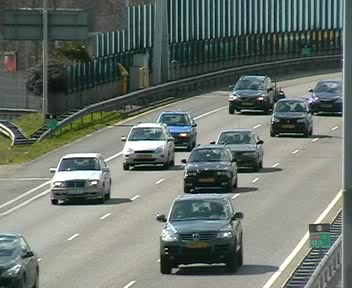
%> input picture Image1.bmp, 352 x 288 px
$ octave main.m   (GNU Octave 9; MATLAB toolbox functions it lacks are replaced by stand-ins)
%> lines starting %> are read from the running program, lines starting %| are printed output that depends on the picture
### Compress.m
% Image compression funtion
function  comp_image = Compress(orig_image)

% 将四个不同的图像抽取出来
image1 = orig_image(:,:,:,1);
image2 = orig_image(:,:,:,2);
image3 = orig_image(:,:,:,3);
image4 = orig_image(:,:,:,4);

% 分别对四个图像进行压缩
image1 = SingleCom(image1);
image2 = SingleCom(image2);
image3 = SingleCom(image3);
image4 = SingleCom(image4);

save_image = [];

% 将四个图像进行连接，并用10002进行区分
save_image = cat(1, save_image, image1);
save_image = cat(1, save_image, 10002);
save_image = cat(1, save_image, image2);
save_image = cat(1, save_image, 10002);
save_image = cat(1, save_image, image3);
save_image = cat(1, save_image, 10002);
save_image = cat(1, save_image, image4);
save_image = cat(1, save_image, 10002);

comp_image = save_image;

### SingleCom.m
function  comp_image = Compress(orig_image)
RGB=orig_image;
%下面是对 RGB 三个分量进行分离
R=RGB(:,:,1);
G=RGB(:,:,2);
B=RGB(:,:,3);
%RGB->YUV
Y=0.299*double(R)+0.587*double(G)+0.114*double(B);
[xm, xn] = size(Y);
U=-0.169*double(R)-0.3316*double(G)+0.5*double(B);
V=0.5*double(R)-0.4186*double(G)-0.0813*double(B);

T=dctmtx(8);
%进行 DCT 变换 BY BU BV 是 double 类型
BY=blkproc(Y,[8 8],'P1*x*P2',T,T');
BU=blkproc(U,[8 8],'P1*x*P2',T,T');
BV=blkproc(V,[8 8],'P1*x*P2',T,T');
%低频分量量化表（细量化表）
a=[
    16 11 10 16 24 40 51 61;
    12 12 14 19 26 58 60 55;
    14 13 16 24 40 57 69 55;
    14 17 22 29 51 87 80 62;
    18 22 37 56 68 109 103 77;
    24 35 55 64 81 104 113 92;
    49 64 78 87 103 121 120 101;
    72 92 95 98 112 100 103 99;
    ];
%高频分量量化表（粗量化表）
b=[17 18 24 47 99 99 99 99;
    18 21 26 66 99 99 99 99;
    24 26 56 99 99 99 99 99;
    47 66 99 99 99 99 99 99;
    99 99 99 99 99 99 99 99;
    99 99 99 99 99 99 99 99;
    99 99 99 99 99     99 99 99;
    99 99 99 99 99 99 99 99;];
%使用量化表对三个分量进行量化，Y采用细量化表，U采用粗量化表
BY2=blkproc(BY,[8 8],'round(x./P1)',a);
BU2=blkproc(BU,[8 8],'round(x./P1)',b);
BV2=blkproc(BV,[8 8],'round(x./P1)',b);

% 调用图像压缩函数
comp_image_Y=img2jpg(BY2,1);
comp_image_U=img2jpg(BU2,2);
comp_image_V=img2jpg(BV2,3);

% 将图像存储为一维矩阵
comp_Y_U = cat(1, comp_image_Y, comp_image_U);
save_image = cat(1, comp_Y_U, comp_image_V);

comp_image = save_image;

### img2jpg.m
function save = img2jpg( x,flag )
[xm, xn] = size(x);
%z字型读取数据顺序表
order = [1 9  2  3  10 17 25 18 11 4  5  12 19 26 33  ...
    41 34 27 20 13 6  7  14 21 28 35 42 49 57 50  ...
    43 36 29 22 15 8  16 23 30 37 44 51 58 59 52  ...
    45 38 31 24 32 39 46 53 60 61 54 47 40 48 55  ...
    62 63 56 64];

y = im2col(x, [8 8], 'distinct');  % 将8x8 的块转化为列
xb = size(y, 2);                   % 分块数
y = y(order, :);                   % 按照order的顺序排列数据

eob = max(y(:)) + 1;               % 设置块尾结束标志
count = 0;

rdc = zeros(xb, 1);   % 生成dc的游程编码列矩阵
rdc = [y(1,1)];
biggest = y(1,1);
rac = [];   % 生成ac的游程编码矩阵
zcount = 0;
for j = 1:xb                       % 每次处理一个块
    for k=2:64
        if(y(k,j)==0)
            zcount = zcount + 1;
        else
            rac = [rac zcount y(k,j)];
            zcount=0;
        end
    end
    if(j>1)
        rdc(j,1) = y(1,j) - biggest;
    end
    zcount = 0;
    rac = [rac zcount 0];
end
rac = [rac 9999 xb];
rac = rac.';

% rdc保存直流分量，rac保留交流分量
result = cat(1, rac, rdc);

% % 生成一维矩阵
trans = double([10000 uint16(xn) uint16(xm) flag 10001]');
result = cat(1, result, trans);
save = result;
end

### Decompress.m
% Image decompression funtion
function reco_image = Decompress(comp_image)

% Initialization
% 找到四张不同图像所在的位置，并且分离出来
for i=1:4
    clear temp_image

    pos = find(comp_image == 10002);
    switch i
        case 1
            temp_image = comp_image(1: pos(1));
        otherwise
            temp_image = comp_image(pos(i-1)+1:pos(i));
    end


    pos = find(temp_image == 10001);

    % 将Y、U、V分别出来
    comp_image_Y = temp_image(1:pos(1));
    comp_image_U = temp_image(pos(1)+1:pos(2));
    comp_image_V = temp_image(pos(2)+1:pos(3));

    % 调用解压缩函数
    orig_image_Y = jpg2img(comp_image_Y);
    orig_image_U =  jpg2img(comp_image_U);
    orig_image_V =  jpg2img(comp_image_V);

    % 还原成RGB图像
    RI=orig_image_Y-0.001*orig_image_U+1.402*orig_image_V;
    GI=orig_image_Y-0.344*orig_image_U-0.714*orig_image_V;
    BI=orig_image_Y+1.772*orig_image_U+0.001*orig_image_V;

    RGBI=cat(3,RI,GI,BI);
    RGBI=uint8(RGBI);

    save_image(:,:,:,i) = double(RGBI);
end
reco_image = save_image;

### Compratio.m
% Calculate the compression ratio
% between the original images and the compressed images;
function comp_ratio = Compratio(orig_image, comp_image)

% Calculate how many bits should be used to represented the original images
% and store it in the variable B0
clear tempmatr1;
tempmatr1 = ceil(log2(orig_image+1));
clear sizevector1;
sizevector1 = size(orig_image);
[rownum, colnum] = size(sizevector1);
while colnum >1
    clear tempmatr2;
    tempmatr2 = sum(tempmatr1);
    clear tempmatr1;
    tempmatr1 = tempmatr2;
    colnum = colnum -1;
end
B0 = sum(tempmatr1);

% Calculate how many bits should be used to represented the compressed images
% and store it in the variable B1
clear tempvec1;
tempvec1 = find(comp_image<0);
clear tempmatr1;
if sum(tempvec1) == 0
    tempmatr1 = ceil(log2(comp_image+1));
else
    tempmatr1 = ceil(log2(abs(comp_image)+1))+1;
end
clear sizevector1;
sizevector1 = size(comp_image);
[rownum, colnum] = size(sizevector1);
while colnum >1
    clear tempmatr2;
    tempmatr2 = sum(tempmatr1);
    clear tempmatr1;
    tempmatr1 = tempmatr2;
    colnum = colnum -1;
end
B1 = sum(tempmatr1);
comp_ratio = B0/B1;

### CalMSE.m
% Calculate the MSE
function MSE = CalMSE(orig_image, reco_image)

clear dist_image;
dist_image = orig_image - reco_image;
sum_image = dist_image.*dist_image;
sumdist = sum(sum(sum(sum(sum_image))));
[rownum, colnum, dimension, imagenum] = size(orig_image);
MSE = sumdist/(rownum*colnum*dimension*imagenum);

### imdisplay.m
% Display the gray-level image or color image based on immatrix

function imdisplay(immatrix)

minvalue = min(min(min(immatrix)));
maxvalue = max(max(max(immatrix)));
if maxvalue == minvalue
    dispim =0;
else
    dispim = 255*double(immatrix-minvalue)/double(maxvalue-minvalue);
end
imshow(dispim/255);

### jpg2img.m
function [ x ] = jpg2img( comp_image )
%低频分量量化表
a=[
    16 11 10 16 24 40 51 61;
    12 12 14 19 26 58 60 55;
    14 13 16 24 40 57 69 55;
    14 17 22 29 51 87 80 62;
    18 22 37 56 68 109 103 77;
    24 35 55 64 81 104 113 92;
    49 64 78 87 103 121 120 101;
    72 92 95 98 112 100 103 99;
    ];
%高频分量量化表
b=[17 18 24 47 99 99 99 99;
    18 21 26 66 99 99 99 99;
    24 26 56 99 99 99 99 99;
    47 66 99 99 99 99 99 99;
    99 99 99 99 99 99 99 99;
    99 99 99 99 99 99 99 99;
    99 99 99 99 99 99 99 99;
    99 99 99 99 99 99 99 99;];

order = [1 9  2  3  10 17 25 18 11 4  5  12 19 26 33  ...
    41 34 27 20 13 6  7  14 21 28 35 42 49 57 50  ...
    43 36 29 22 15 8  16 23 30 37 44 51 58 59 52  ...
    45 38 31 24 32 39 46 53 60 61 54 47 40 48 55  ...
    62 63 56 64];
rev = order;                          % 计算反序
for k = 1:length(order)
    rev(k) = find(order == k);
end

pos = find(comp_image == 10000);
result = comp_image(1:pos-1);
xn =  double(comp_image(pos+1));                           % 列数
xm =  double(comp_image(pos+2));                           % 行数
flag = comp_image(pos+3);

% 找到直流分量的最后一个元素
acbefore = find(result == 9999);
recxb = result(acbefore+1);
xb = recxb;
rec = zeros(64, recxb);
ki = 2;
kj = 1;
rec(1, 1) = result(acbefore + 2);

% 回复经过游程编码的AC系数
for i=1:(acbefore-1)/2+1
    j=2*i-1;
    if(j<acbefore)
        ra = result(j,1);
        rb = result(j+1,1);
        if(ra == rb && ra == 0)
            if(kj == recxb)
                break;
            end
            kj = kj+1;
            ki = 2;
            rec(1, kj) = result(acbefore+2)+result(acbefore+kj+1) ;
        else
            for kk=1:ra
                rec(ki, kj) = 0;
                ki = ki + 1;
            end
            rec(ki, kj) = rb;
            ki = ki + 1;
        end
    end
end
z = rec;
T=dctmtx(8);                                   %产生一个8*8的DCT变换举证
z = z(rev, :);                                 % 按order恢复之前排列
x = col2im(z, [8 8], [xm xn], 'distinct');     % 生成矩阵
if flag==1
    x = blkproc(x, [8 8], 'x .* P1', a);       % 反量化，乘量化表的值
else
    x = blkproc(x, [8 8], 'x .* P1', b);
end
x = blkproc(x, [8 8], 'P1 * x * P2', T', T);   % 反DCT变换
end

### main.m
% Main function of the final project
close all;
clear all;

% Read the original images to the matrix orig_image;
clear orig_image;
clear temp_image;
temp_image = imread('image1.bmp');
%> temp_image is the input picture: size 288x352x3 uint8; mean R, G, B 106.5, 115.4, 108.1
orig_image(:,:,:,1) = double(temp_image(:,:,:,1));
clear temp_image;
temp_image = imread('image2.bmp');
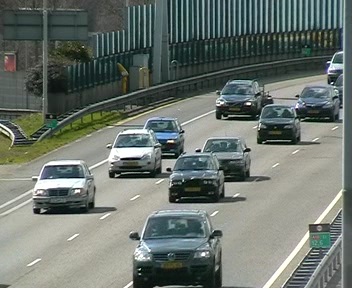
%> input picture Image2.bmp, 352 x 288 px
%> temp_image is the input picture: size 288x352x3 uint8; mean R, G, B 107.2, 115.8, 109
orig_image(:,:,:,2) = double(temp_image(:,:,:,1));
clear temp_image;
temp_image = imread('image3.bmp');
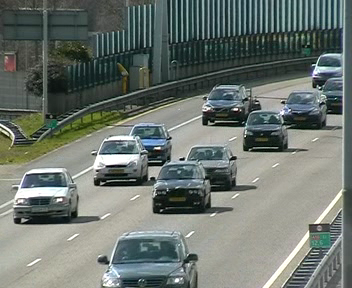
%> input picture Image3.bmp, 352 x 288 px
%> temp_image is the input picture: size 288x352x3 uint8; mean R, G, B 108.1, 116.7, 110.4
orig_image(:,:,:,3) = double(temp_image(:,:,:,1));
clear temp_image;
temp_image = imread('image4.bmp');
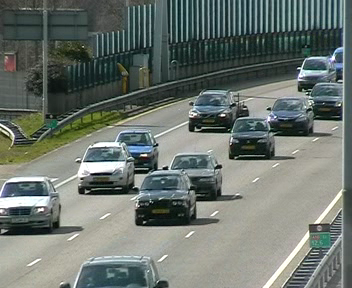
%> input picture Image4.bmp, 352 x 288 px
%> temp_image is the input picture: size 288x352x3 uint8; mean R, G, B 107.5, 116.2, 109.8
orig_image(:,:,:,4) = double(temp_image(:,:,:,1));

% Image compression
% You are required to implement this part
% Note: The components of comp_image should be integers
starttime = cputime;
clear comp_image;
comp_image = Compress(orig_image);
%> in Compress, `BU=blkproc(U,[8 8],'P1*x*P2',T,T');`:
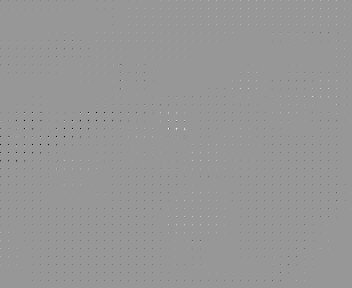
%> BU: size 288x352 double; min -242.9, max 166.2, mean -0.3; drawn with min black and max white
%> in img2jpg, `eob = max(y(:)) + 1;`: eob = 113
%> in img2jpg, `rdc = [y(1,1)];`: rdc = 29
%> the loop in img2jpg, `for j = 1:xb` made 1584 passes
%> rac on pass 1: [0 -3 1 1 1 1 4 -1 0 1 6 -1 0 -1 0 0]
%> after the loop in img2jpg, `for j = 1:xb`: rdc = 1584 values, max 83 at index 595, min -19 at index 825, mean 26.96
%> the loop in img2jpg (call 2), `for j = 1:xb` made 1584 passes
%> rac on passes 1 to 3: [0 0], [0 0 0 0], [0 0 0 0 0 0]
%> in Compress, `comp_image_U=img2jpg(BU2,2);`: comp_image_U = 5709 values, max 10001 at index 5709, min -12 at index 4283, mean 5.97
%> in Compress, `comp_image_V=img2jpg(BV2,3);`: comp_image_V = 5377 values, max 10001 at index 5377, min -14 at index 5259, mean 5.51
%> in Compress (call 2), `V=0.5*double(R)-0.4186*double(G)-0.0813*double(B);`:
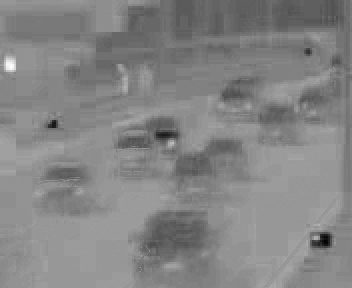
%> V: size 288x352 double; min -38.87, max 28.59, mean -3.7; drawn with min black and max white
%> in Compress (call 2), `comp_image_U=img2jpg(BU2,2);`: comp_image_U = 6089 values, max 10001 at index 6089, min -14 at index 4699, mean 5.38
%> in Compress (call 2), `comp_image_V=img2jpg(BV2,3);`: comp_image_V = 5721 values, max 10001 at index 5721, min -14 at index 5603, mean 5.21
%> in Compress (call 3), `BY2=blkproc(BY,[8 8],'round(x./P1)',a);`:
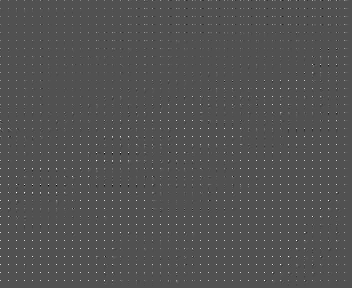
%> BY2: size 288x352 double; min -54, max 115, mean 0.9; drawn with min black and max white
%> in Compress (call 3), `comp_image_U=img2jpg(BU2,2);`: comp_image_U = 6139 values, max 10001 at index 6139, min -14 at index 4749, mean 5.36
%> in Compress (call 3), `comp_image_V=img2jpg(BV2,3);`: comp_image_V = 5767 values, max 10001 at index 5767, min -14 at index 5649, mean 5.16
%> in Compress (call 4), `B=RGB(:,:,3);`:
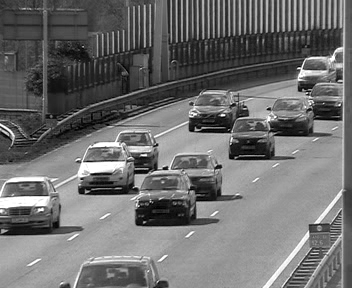
%> B: size 288x352 double; min 0, max 255, mean 109.8

% Image decompression
% You are required to implement this part
% Note: The components of reco_image shoud be integers
%       The size of the reco_image should be same with the orig_image
clear reco_image;
reco_image = Decompress(round(comp_image));
runtime = cputime - starttime;

% Check the size of the recovered image
clear sizevector1;
clear sizevector2;
sizevector1 = size(orig_image);
sizevector2 = size(reco_image);
if sizevector1==sizevector2

    % Calculate the compression ratio
    comp_image = double(comp_image);
    comp_ratio = Compratio(orig_image, round(comp_image));
    % Calculate the distortion of the recovered images using Mean Square Error
    reco_image = double(reco_image);
    MSE = CalMSE(orig_image, round(reco_image));
    % Display the original image and recovered image
    figure(1);
    subplot(2,2,1);
    clear disp_image;
    disp_image = orig_image(:,:,:,1);
    imdisplay(disp_image);
    title('Original Image 1');
    subplot(2,2,2);
    clear disp_image;
    disp_image = reco_image(:,:,:,1);
    imdisplay(disp_image);
    title('Recovered Image 1');
    subplot(2,2,3);
    clear disp_image;
    disp_image = orig_image(:,:,:,2);
    imdisplay(disp_image);
    title('Original Image 2');
    subplot(2,2,4);
    clear disp_image;
    disp_image = reco_image(:,:,:,2);
    imdisplay(disp_image);
    title('Recovered Image 2');

    figure(2);
    subplot(2,2,1);
    clear disp_image;
    disp_image = orig_image(:,:,:,3);
    imdisplay(disp_image);
    title('Original Image 3');
    subplot(2,2,2);
    clear disp_image;
    disp_image = reco_image(:,:,:,3);
    imdisplay(disp_image);
    title('Recovered Image 3');
    subplot(2,2,3);
    clear disp_image;
    disp_image = orig_image(:,:,:,4);
    imdisplay(disp_image);
    title('Original Image 4');
    subplot(2,2,4);
    clear disp_image;
    disp_image = reco_image(:,:,:,4);
    imdisplay(disp_image);
    title('Recovered Image 4');

    % Output the performance
    ratiomesg = sprintf('The compression ratio is = %6.2f\n', comp_ratio);
    disp(ratiomesg );
%| The compression ratio is =  20.03
    distortionmesg = sprintf('The MSE is = %6.2f\n', MSE);
    disp(distortionmesg );
%| The MSE is =  42.73
    timemesg = sprintf('The running time is = %6.2f\n', runtime);
    disp(timemesg );
else
    disp('The size of the recovered image is not correct');
end
